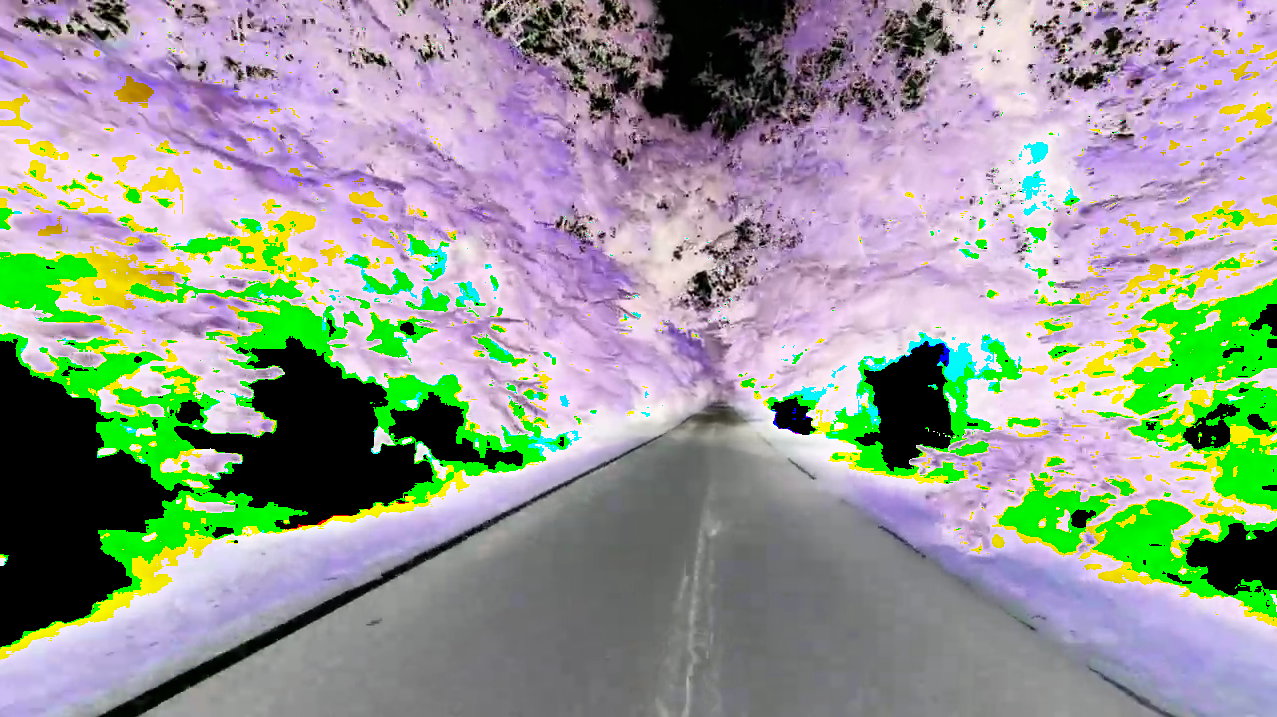
#> input picture image.png, 1277 x 717 px
$ python -i onlywhite.py   (imports and definitions only)
#> lines starting #> are read from the running program, lines starting #| are printed output that depends on the picture; after the words box and inside, x2 and y2 are one past the last pixel; in counts of white or black regions, pixels touching at a corner belong together
import numpy as np
import cv2
from Threshholding import X_threshholding


def binit(frame, thresh):
    outbin = np.zeros_like(frame)
    outbin[(frame >= thresh[0]) & (frame <= thresh[1])] = 1
    return outbin


def white_tresh(frame):
    hls = cv2.cvtColor(frame, cv2.COLOR_RGB2HLS)
    kernel = np.ones((1,1), np.uint8)
    lower = np.array([0,180,0], dtype="uint8")
    upper = np.array([255,255,255], dtype="uint8")
    mask = cv2.inRange(hls, lower, upper)
    eroded = cv2.erode(mask, kernel, iterations=1)
    dilated = cv2.dilate(eroded, kernel, iterations=1)
    #rgbw = cv2.bitwise_and(hls,hls, mask=mask).astype(np.uint8)
    #rgbw = cv2.cvtColor(rgbw, cv2.COLOR_RGB2GRAY)
    #rgbw = binit(rgbw, thresh=(20,255))
    return mask


>>> import cv2
>>> picture = cv2.cvtColor(cv2.imread('image.png'), cv2.COLOR_BGR2RGB)
>>> result = white_tresh(picture)
#> in white_tresh, `hls = cv2.cvtColor(frame, cv2.COLOR_RGB2HLS)`: hls: shape (717, 1277, 3); mean of channels 0, 1, 2 102.4, 150.9, 98.7
#> in white_tresh, `mask = cv2.inRange(hls, lower, upper)`:
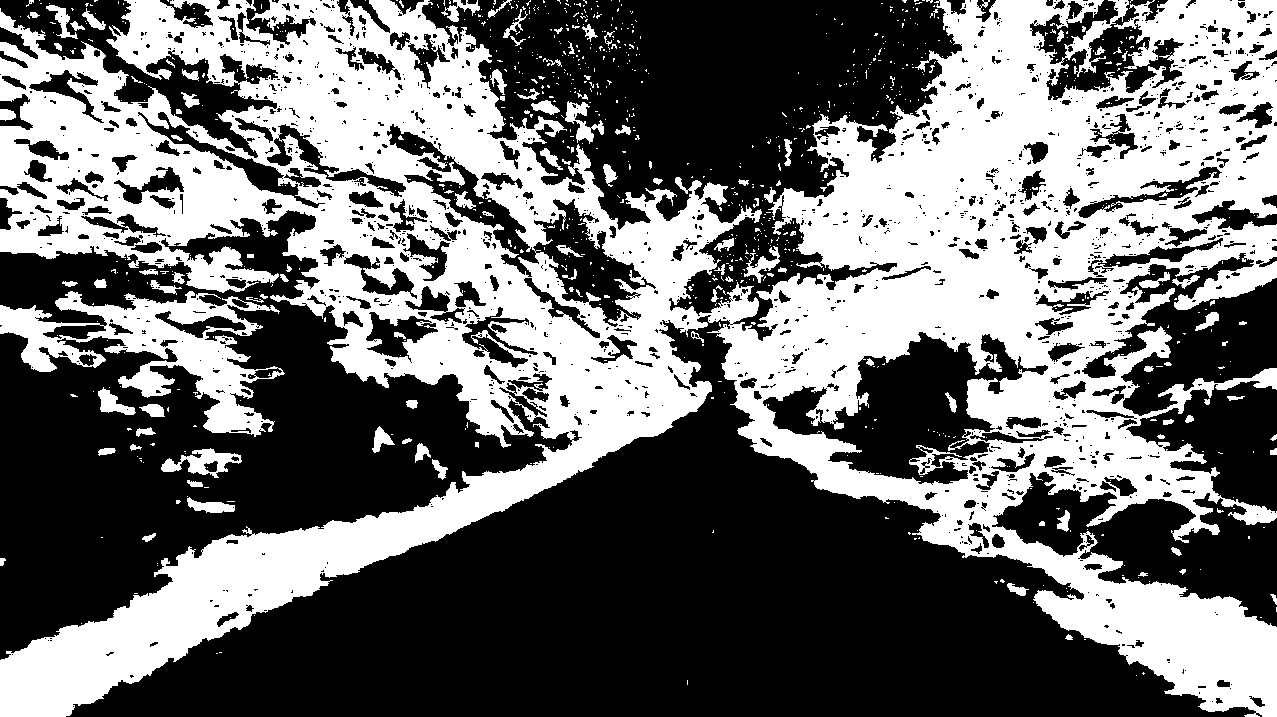
#> mask: shape (717, 1277); 42.7% white; 932 white regions (821 under 20 px), largest, box (x1, y1, x2, y2) and area: (0, 0, 1277, 717) 361799, (0, 291, 285, 437) 14655, (161, 448, 242, 478) 1047
